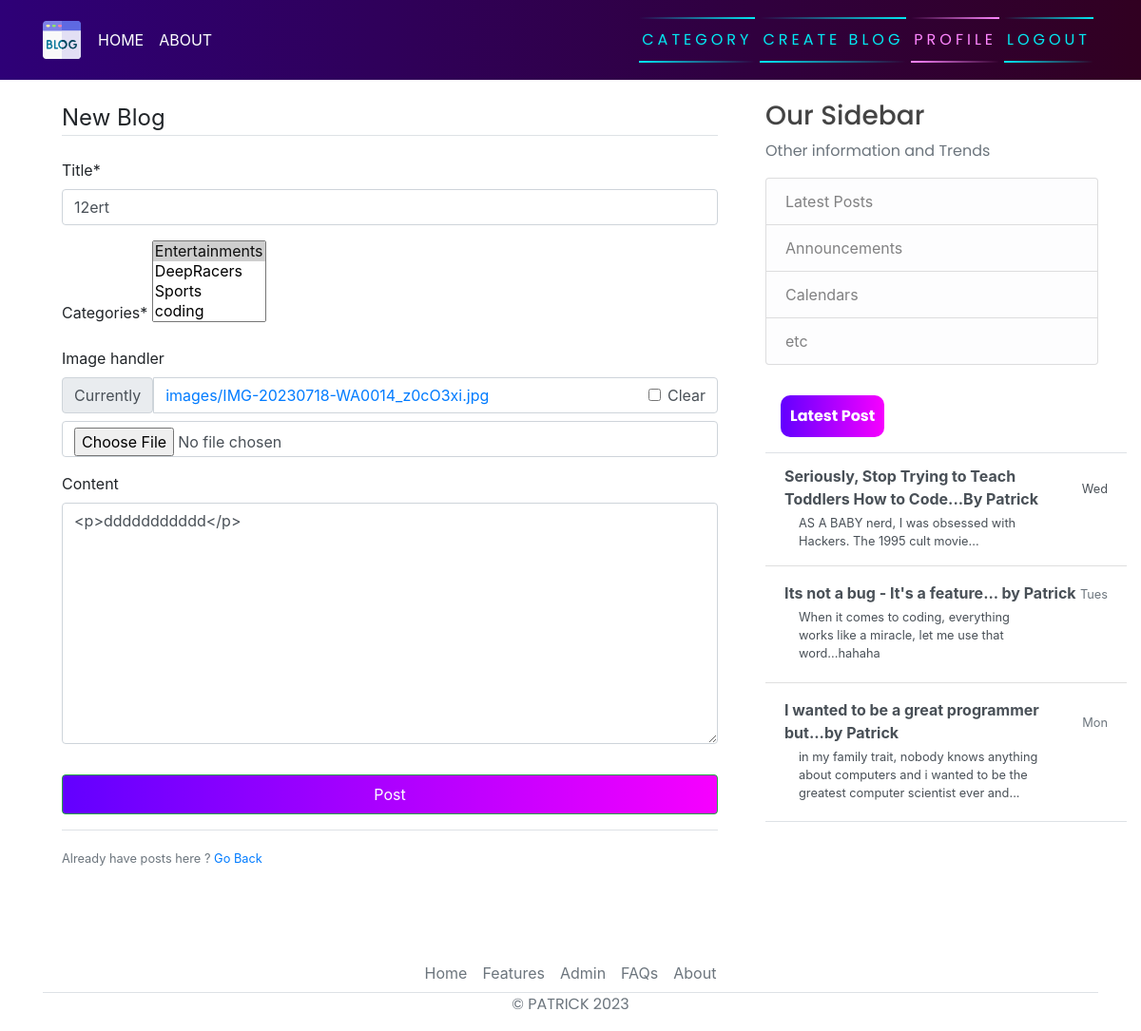
The app's page /post/18/update (signed in), older data.
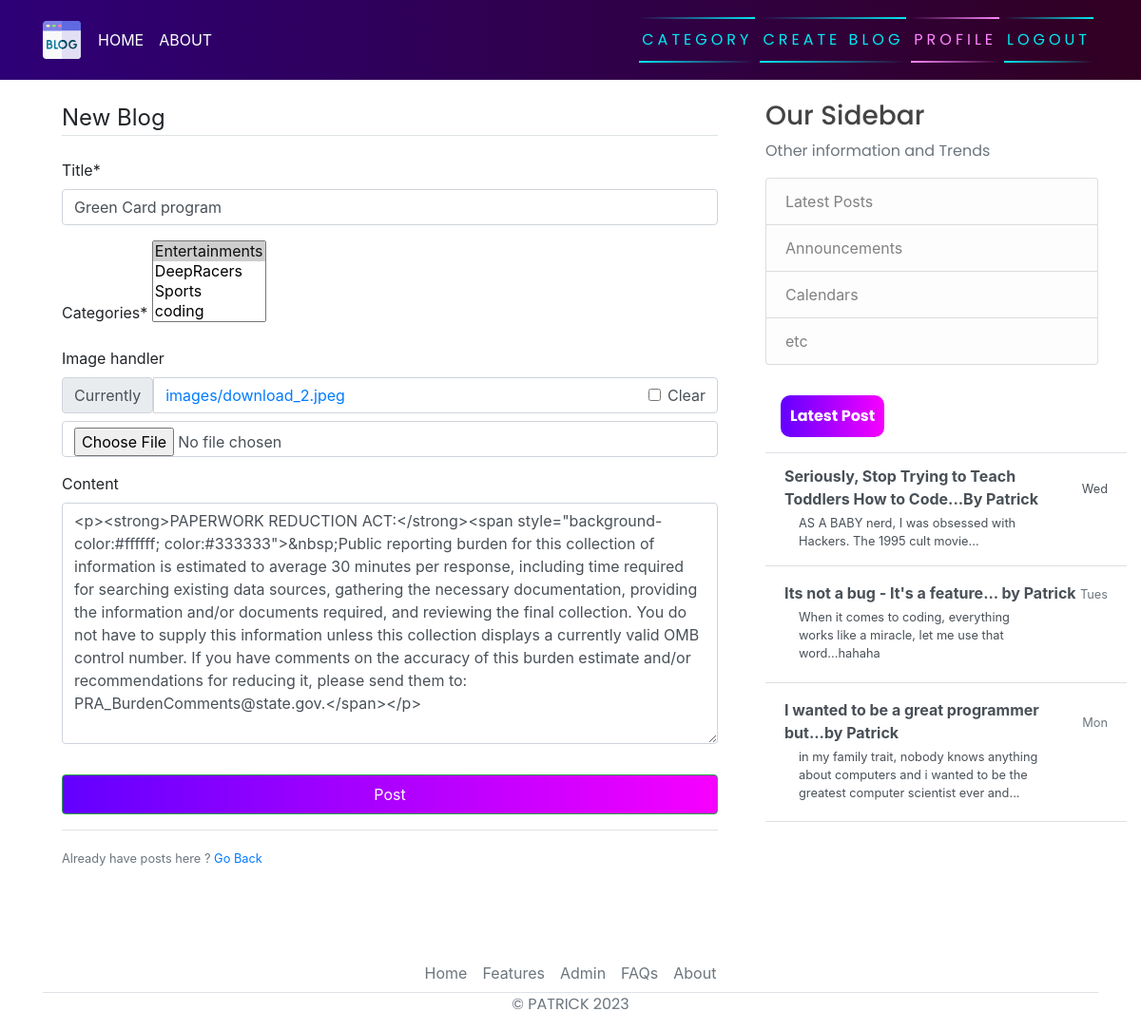
The same page, newer data.
### blog/models.py (models this page shows, shortened)
class Post(models.Model):
    title = models.CharField(max_length=200)
    content=RichTextField(null=True,blank=True)
    image_handler=models.ImageField(null=True,blank=True ,upload_to="images/")
    date_posted = models.DateTimeField(auto_now_add=True)
    author = models.ForeignKey(User, on_delete=models.CASCADE)
    likes = models.ManyToManyField(User, related_name='blog_posts', blank=True)
    dislikes = models.ManyToManyField(User, related_name='disliked_posts', blank=True)
    categories = models.ManyToManyField(Category, related_name='posts')
    """
        def total_likes(self):

                return self.likes.count()
    """

### blog/views.py (the view, shortened to what this page needs)
# urls.py: path('post/<int:pk>/update', PostUpdateView.as_view(), name="blog-update"),
class PostUpdateView(LoginRequiredMixin, UserPassesTestMixin, UpdateView):
    model = Post
    fields = ['title', 'categories','image_handler','content']
    def test_func(self):
        post = self.get_object()
        if self.request.user == post.author:
            return True
        return False

### blog/models.py (called while the page is built)
    def __str__(self):
        return self.name

### blog/templates/blog/post_form.html (shortened to what this page needs)
{% extends 'blog/base.html' %}
{% load crispy_forms_tags %}
{% block content %}
    <div class="content-section">
        <br>
        <br>
        <br>
        <br>
        <form action="" method="post" enctype="multipart/form-data">
            <fieldset class="form-group">
                <legend class="border-bottom mb-4">New Blog</legend>
                {{ form|crispy }}
            </fieldset>
            <div class="form-group">
            <button class="btn btn-success p-2" type="submit">Post</button>
            </div>
        </form>
        <div class="border-top pt-3">
            <small class="text-muted">Already have  posts  here ? <a href="{% url 'blog-home' %}">Go Back</a></small>
        </div>
    </div>
{% endblock content %}

Row changes from the older to the newer data that the page shows:
changed Post: title "12ert" → "Green Card program"; content "<p>ddddddddddd</p>" → "<p><strong>PAPERWORK REDUCTION ACT:</strong><span style=\"background-color:#ffffff; color:#333333\">&nbsp;Public reporting burden for this collection of information is estimated to average 30 minutes per response, including time required for searching existing data sources, gathering the necessary documentation, providing the information and/or documents required, and reviewing the final collection. You do not have to supply this information unless this collection displays a currently valid OMB control number. If you have comments on the accuracy of this burden estimate and/or recommendations for reducing it, please send them to: PRA_BurdenComments@state.gov.</span></p>"
Text that changed along with them:
text no longer shown: "Title * Categories * Image handler Currently images/IMG-20230718-WA0014_z0cO3xi.jpg Clear Content"
text now shown: "Title * Categories * Image handler Currently images/download_2.jpeg Clear Content"
